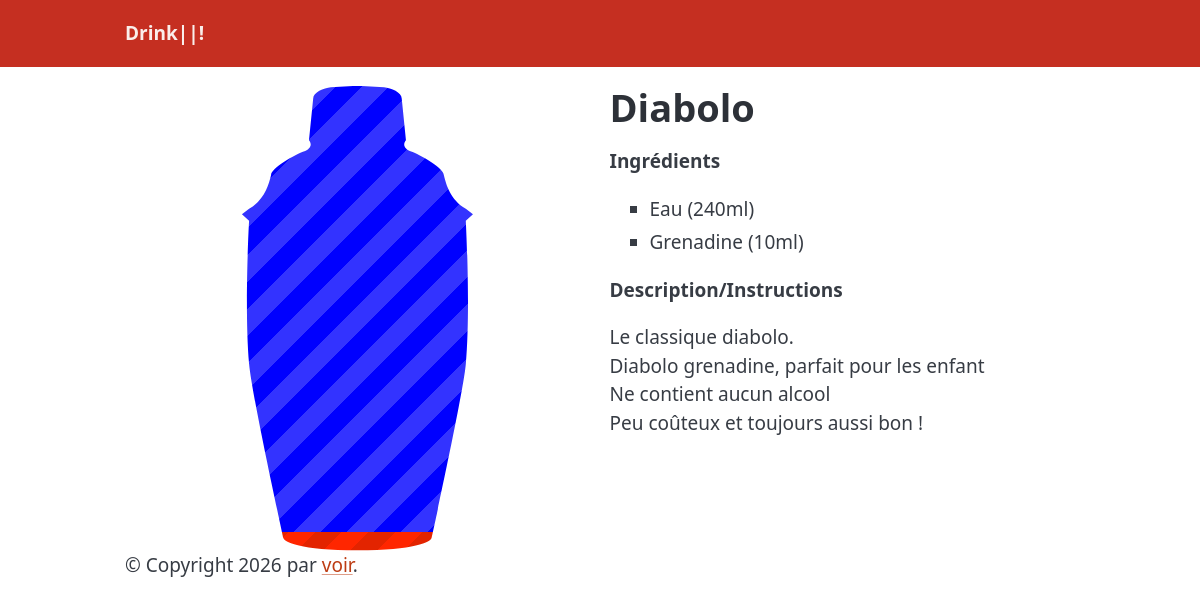
/recette/1, run on the app's committed database.
### tables this page shows
CREATE TABLE recettes_ingredient (
            recette_id INTEGER NOT NULL,
            ingredient_id INTEGER NOT NULL,
            dosage INTEGER NOT NULL,
            PRIMARY KEY (recette_id, ingredient_id),
            FOREIGN KEY (recette_id) REFERENCES recettes(id),
            FOREIGN KEY (ingredient_id) REFERENCES ingredient(id)
        );

CREATE TABLE ingredients (
            id INTEGER PRIMARY KEY AUTOINCREMENT,
            nom TEXT NOT NULL,
            couleur1 TEXT NOT NULL,
            couleur2 TEXT NOT NULL,
            ALCOOL REAL NOT NULL
        );

CREATE TABLE recettes (
            id INTEGER PRIMARY KEY AUTOINCREMENT,
            nom TEXT NOT NULL,
            description TEXT
        );

### main.py (the view)
@app.route("/recette/<id>", methods=["GET"])
def recette_by_id(id: int):
    recette = recuperer_recettes(id)[0]
    ingredients = recuperer_ingredients_recettes(id)
    return render_template("preview.html", recette=recette, ingredients=ingredients)

### src/bdd.py (called while the page is built)
def db_connection():
    connect=sqlite3.connect("recette.db")
    connect.row_factory=sqlite3.Row #pour fonctionnement comme dictionnaire
    return connect

def recuperer_ingredients_recettes(recette_id: int):
    connect=db_connection()
    cursor=connect.cursor()
    ingredients = cursor.execute(
        "SELECT nom, dosage, couleur1, couleur2, ALCOOL FROM recettes_ingredient JOIN ingredients ON ingredients.id == ingredient_id WHERE recette_id = ?", (recette_id,)
    )
    ingredients = ingredients.fetchall()
    connect.close()
    return [dict(i) for i in ingredients]

def recuperer_recettes(recette_id: int):
    connect=db_connection()
    cursor=connect.cursor()
    recettes = cursor.execute(
        "SELECT id, nom, description FROM recettes WHERE id = ?", (recette_id, )
    )
    recettes = recettes.fetchall()
    connect.close()
    return recettes

### templates/preview.html (shortened to what this page needs)
{% extends 'base.html' %}
{% block content %}
<div class="grid">
    <div class="recette-preview">
        <div class="shaker">
            {% for ingredient in ingredients %}
            <div class="ingredient" style="--amount: {{ ingredient['dosage'] }};
            --color1: {{ ingredient['couleur1'] }};
            --color2: {{ ingredient['couleur2'] }};"
                 title="{{ ingredient['nom'] }}">
        </div>
        {% endfor %}
    </div>
</div>
    <div>
        <h1>{{ recette['nom'] }}</h1>
        <p><strong>Ingrédients</strong></p>
        <ul>
        {% for ingredient in ingredients %}
            <li>{{ ingredient['nom'] }} ({{ingredient['dosage'] }}ml)</li>
        {% endfor %}
        </ul>
        <p><strong>Description/Instructions</strong></p>
        <p style="white-space: pre-line">{{ recette['description'] }}</p>
    </div>
</div>
{% endblock %}

### templates/preview.html (style rules this page uses)
.recette-preview { width: 100%; flex-shrink: 0; justify-content: center; display: flex; align-items: center; }
.shaker { display: flex; flex-direction: column; width: 50%; clip-path: url(#shaker); aspect-ratio: 1/2; }
.ingredient { flex: var(--amount); bottom: 0; left: 0; right: 0; transition: height .6s cubic-bezier(.4,0,.2,1); background-size: 200% 200%; animation: barberpole 20s linear infinite; background-image: repeating-linear-gradient( -45deg, var(--color1), var(--color1) 1rem, var(--color2) 1rem, var(--color2) 2rem ); }

### data on the page
recettes_ingredient: nom "Eau", dosage "240"
recettes_ingredient: nom "Grenadine", dosage "10"
recettes: nom "Diabolo", description "Le classique diabolo. Diabolo grenadine, parfait pour les enfant Ne contient aucun alcool Peu coûteux et toujours aussi bon !"
